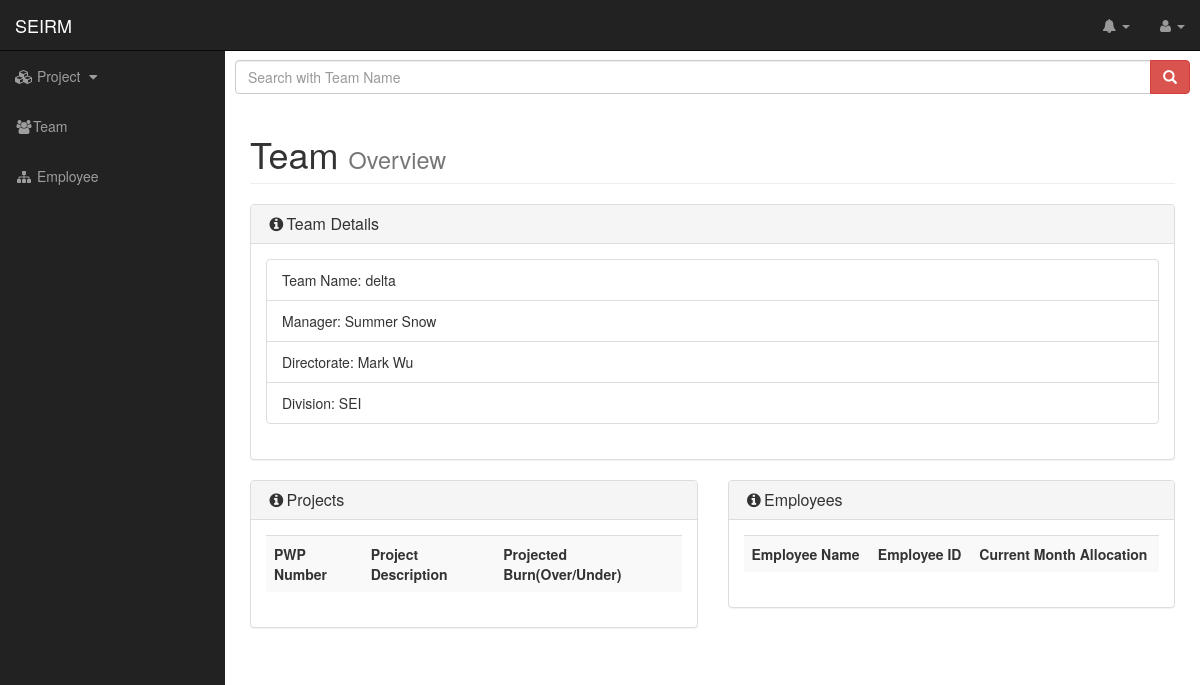
The page /SEI/team/2 on the database as committed earlier.
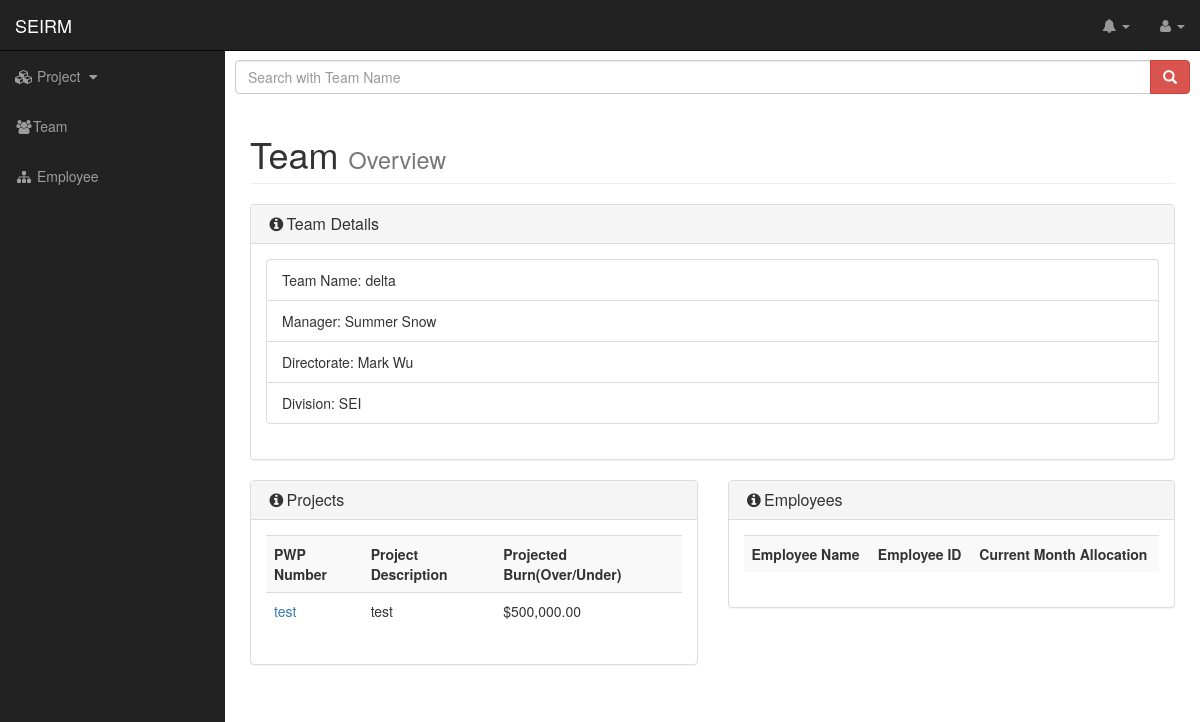
The same page on the database as committed later.
### SEI/models.py (models this page shows)
class Project(models.Model):
    PWP_num = models.CharField(max_length=20)
    project_description = models.CharField(max_length=200, default="", blank=True)
    project_budget = models.DecimalField(max_digits=8, decimal_places=2)
    is_internal = models.BooleanField(default=True)
    team = models.ForeignKey(Team, on_delete=models.CASCADE, default=None, blank=True, null=True)
    client_name = models.CharField(max_length=200, default="", blank=True)
    start_date = models.DateField()
    end_date = models.DateField()
    business_manager = models.CharField(max_length=100, default="", blank=True)

### SEI/views.py (the view)
# urls.py: url(r'^team/(?P<team_id>\d+)$', SEI.views.view_team, name='teamview'),
def view_team(request, team_id):
    context = {}
    if team_id != None:
        team = get_object_or_404(Team, id = team_id)
    project_set = Project.objects.filter(team = team)
    employee_set = Employee.objects.filter(team = team)
    context['team'] = team
    context['projects'] = project_set
    context['employees'] = employee_set
    return render(request, 'SEI/teamview.html', context)

### SEI/templates/SEI/teamview.html (shortened to what the changed rows need)
{% extends 'SEI/base.html' %}
{% block head %}
{% load static %}
{% endblock %}
{% block content %}
                <div class="row">
                    <div class="col-lg-12">
                        <h1 class="page-header">
                            Team <small>Overview</small>
                        </h1>
                </div>
                </div>
                <div class="row">
                    <div class="col-lg-6">
                        <div class="panel panel-default">
                            <div class="panel-body">
                                    <table id="project_list" class="table table-hover table-striped">
                                      <tr>
                                        <th>PWP Number</th>
                                        <th>Project Description</th>
                                        <th>Projected Burn(Over/Under)</th>
                                      </tr>
                                    {% load humanize %}
                                    {% for project in projects  %}
                                      <tr>
                                        <td><a href="{% url 'projectview' project.PWP_num %}">{{ project.PWP_num }}</a></td>
                                        <td>{{ project.project_description }}</td>
                                        <td>${{ project.project_budget|intcomma }}</td>
										</tr>
									{% endfor %}
                                    </table>
                            </div>
                            </div>
                    </div>
                    <div class="col-lg-6">
                        <div class="panel panel-default">
                            <div class="panel-body">
                                    <table id="employee_list" class="table table-hover table-striped">
                                      <tr>
                                        <th>Employee Name</th>
                                        <th>Employee ID</th>
                                        <th>Current Month Allocation</th>
                                      </tr>
                                    </table>
                                </div>
                            </div>
                        </div>
                    </div>
{% endblock %}

Rows that differ between the two databases and show on the page:
added Project: PWP_num "test", project_description "test", project_budget "500,000.00"
